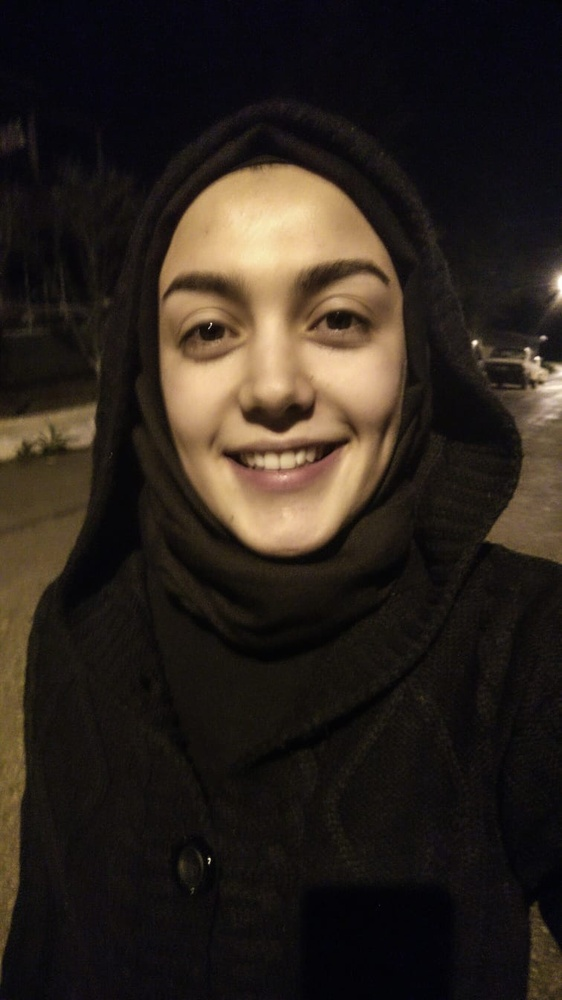
#> input picture fotograflar/selin.jpg, 562 x 1000 px, shrunk from 756 x 1344 before the run
$ python main.py
#> lines starting #> are read from the running program, lines starting #| are printed output that depends on the picture; after the words box and inside, x2 and y2 are one past the last pixel; in counts of white or black regions, pixels touching at a corner belong together
#opencv-pyhton kütüphanesi kuruldu import edildi
import cv2

yuz_kutuphanesi = cv2.CascadeClassifier(
    r"classifier/haarcascade_frontalface_default.xml")
#haarcascade_frontalface_default.xml kütüphanesi yüzü bulur
#haarcascade_eye_tree_eyeglasses.xml kütüphanesi gözleri bulur
#okuyacağı resimin yolunu tanımlıyoruz
img = cv2.imread(r"fotograflar/selin.jpg")
#> img is the input picture: shape (1000, 562, 3); mean B, G, R 29.2, 36.1, 44.4
#renk ayarları
gri = cv2.cvtColor(img, cv2.COLOR_BGR2RGB)

yuzler = yuz_kutuphanesi.detectMultiScale(gri,1.1,4)
#> yuzler = [[100, 179, 347, 347]]

#x ve y koordinatlarına bakıp sonrada yükseklik ve genişliğine bakıp istediğimiz resmi seçiyor
for(x,y,w,h) in yuzler:
    cv2.rectangle(img,(x,y),(x+w, y+h), (0,255,0),3)
#> this loop made 1 pass
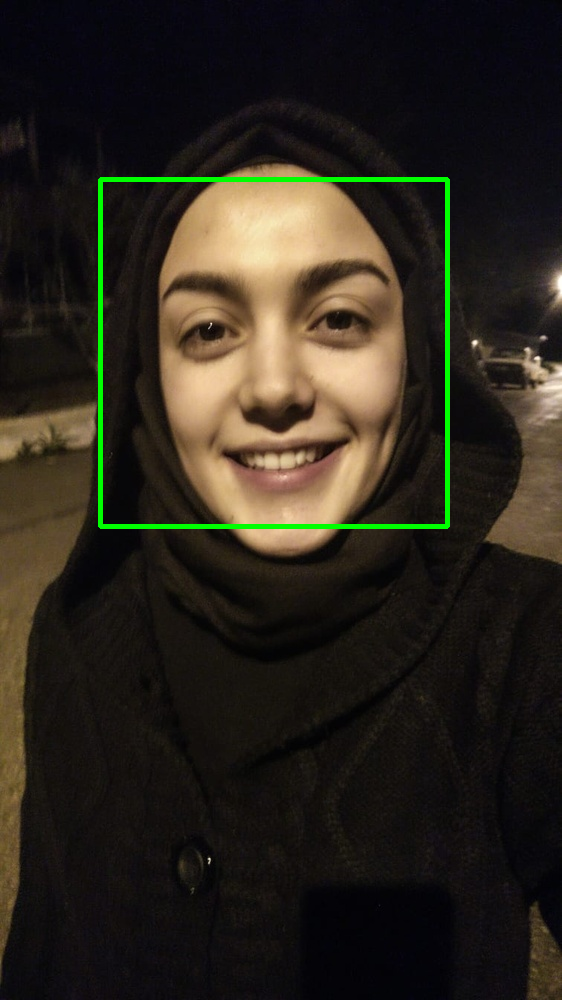
#> img: shape (1000, 562, 3); 1.23% of pixels changed, all inside (x1, y1, x2, y2) = (98, 177, 450, 529)

#fotoğrafı tanımlama kodu
cv2.imshow('img',img)
#seçilen resmi gösterip hemen kapanmaması için resmi bekletiyoruz.
cv2.waitKey(0)
